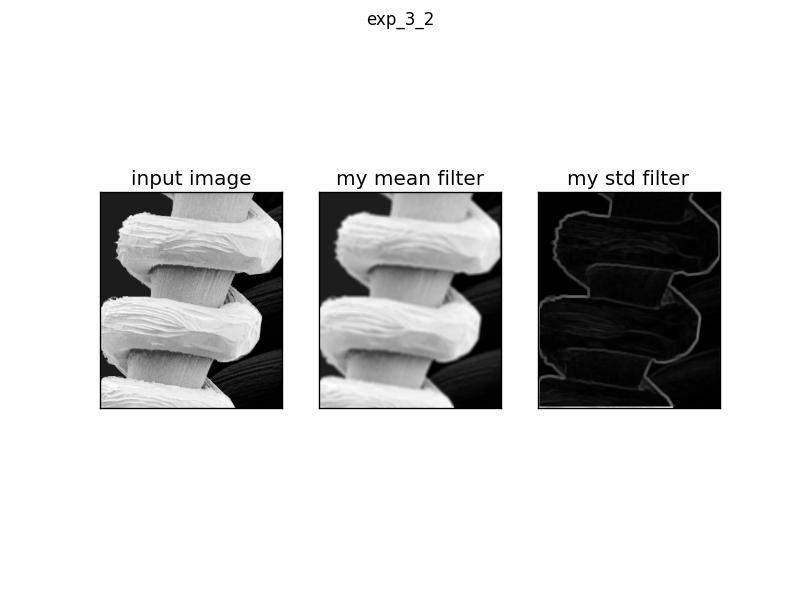

This chart was generated by the following Python code:
# -*- coding:utf-8 -*-

import matplotlib.pylab as pl
import matplotlib.cm as cm
import numpy as np
import Image
from mymeanfilter import mymeanfilter
from mystdfilter import mystdfilter

im_0 = np.asarray(Image.open('test3_1.jpg').convert('L'))/float(255)
fig = pl.figure()
# ax_1
ax_1 = fig.add_subplot(131)
ax_1.imshow(im_0,cmap=cm.gray)
ax_1.set_title('input image')
ax_1.set_xticks([])
ax_1.set_yticks([])
# ax_2
ax_2 = fig.add_subplot(132)
im_1 = mymeanfilter(im_0,[5,5])
ax_2.imshow(im_1,cmap=cm.gray)
ax_2.set_title('my mean filter')
ax_2.set_xticks([])
ax_2.set_yticks([])
# ax_3
ax_3 = fig.add_subplot(133)
im_2 = mystdfilter(im_0,im_1,[5,5])
ax_3.imshow(im_2,cmap=cm.gray)
ax_3.set_title('my std filter')
ax_3.set_xticks([])
ax_3.set_yticks([])
fig.suptitle('exp_3_2')
fig.savefig('exp_3_2.jpg')


